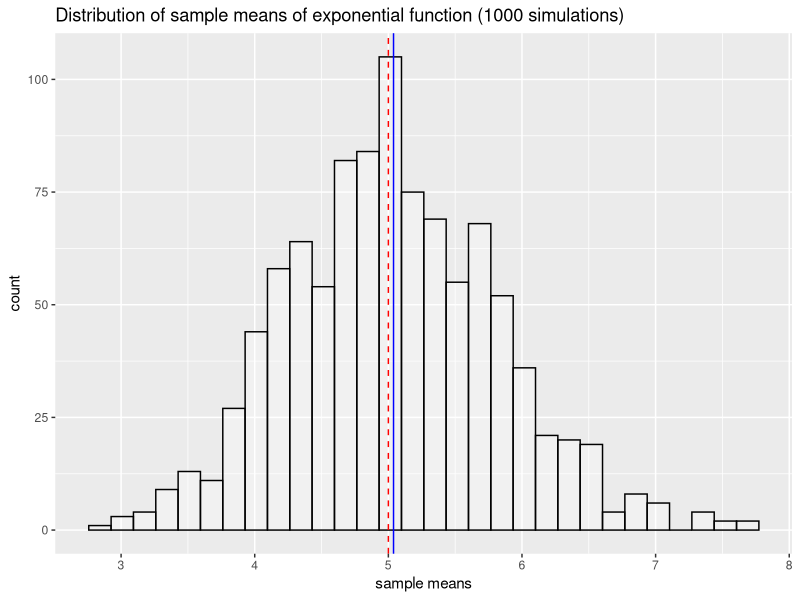

Here is the R script that generated this plot: (Note: this script raises an error after producing the figure.)
library(ggplot2) 
library(gridExtra)

lambda = 0.2
n = 40
nsim = 1000
mns = NULL
set.seed(2019)
for (i in 1 : nsim) {
        mns = c(mns, mean(rexp(n, lambda)))
        }

## theoretical mean
1/lambda

## mean
mean(mns)

## plot-mean
plotmean <- ggplot(mapping = aes(mns)) + 
        geom_histogram(alpha=0.3, fill='white', colour='black')
plotmean <- plotmean + geom_vline(xintercept = 1/lambda, 
        linetype="dashed", color = "red")
plotmean <- plotmean + geom_vline(xintercept = mean(mns), color = "blue")
plotmean <- plotmean + labs(title = "Distribution of sample means of exponential function (1000 simulations)",
        x="sample means")

plotmean

## theoretical variance
1/(lambda^2)/n


## variance
var(mns)


##random
plotrand <- ggplot(mapping = aes(rexp(nsim,lambda)) 
                + geom_histogram(alpha=0.3, fill='white', colour='black'))
                + labs(title = "Distribution randomized exponential function values (1000 simulations)", 
                        x="values")

## plot-norm: construct plot with norm, mean = theoretical mean, sd = theoretical sd
plotnorm <- plotmean + stat_function(fun = dnorm, 
        args = list(mean = 1/lambda, sd = sqrt(1/(lambda^2)/n)))

grid.arrange(plotrand, plotnorm, nrow = 2)


## part2
data(ToothGrowth)
str(ToothGrowth)

summary(ToothGrowth)

qplot(supp,len,data=ToothGrowth, facets=~dose, 
        main="Growth of guinea pigs teeth by supplement type and dosage (mg)",
        xlab="Supplement", ylab="Tooth length") + 
        geom_boxplot(aes(fill = supp))

